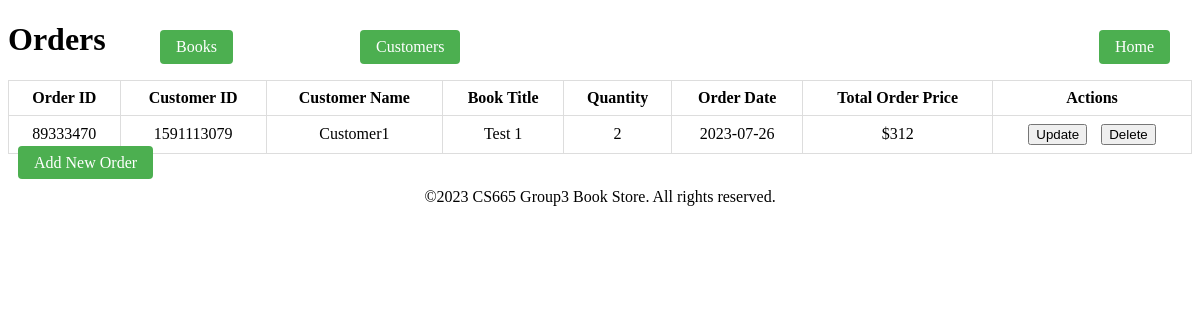
The page /orders on the database its author committed.
### tables this page shows
CREATE TABLE Orders (
                        order_id INTEGER PRIMARY KEY,
                        customer_id INTEGER,
                        book_id INTEGER,
                        quantity INTEGER,
                        order_date TEXT,
                        Total_price INTEGER,
                        FOREIGN KEY (customer_id) REFERENCES Customers (customer_id),
                        FOREIGN KEY (book_id) REFERENCES Books (book_id)
                    );

CREATE TABLE Customers (
                        customer_id INTEGER PRIMARY KEY,
                        name TEXT,
                        email TEXT,
                        phone TEXT
                    );

CREATE TABLE Books (
                        book_id INTEGER PRIMARY KEY AUTOINCREMENT,
                        title TEXT,
                        author TEXT,
                        price REAL,
                        publication_year INTEGER
                    , "publisher_id" TEXT);

### main.py (the view)
@app.route('/orders')
def display_orders():
    conn = get_db()
    cursor = conn.cursor()
    cursor.execute('''SELECT Orders.order_id, Customers.customer_id, Customers.name, Books.title, Orders.quantity, Orders.order_date, Orders.Total_Price
                    FROM Orders
                    JOIN Customers ON Orders.customer_id = Customers.customer_id
                    JOIN Books ON Orders.book_id = Books.book_id''')
    orders = cursor.fetchall()
    return render_template('orders.html', orders=orders)

### main.py (called while the page is built)
def get_db():
    db = getattr(g, '_database', None)
    if db is None:
        db = g._database = sqlite3.connect('bookstore.db')
    return db

### templates/orders.html (shortened to what this page needs)
<!DOCTYPE html>
<html>
<head>
    <link rel="stylesheet" type="text/css" href="{{ url_for('static', filename='styles.css') }}">
</head>
<body>
    <a href="/" class="home-button">Home</a>
    <a href="/books" class="goto-button1">Books</a>
    <a href="/customers" class="goto-button2">Customers</a>
    <h1>Orders</h1>
    <table>
        <thead>
            <tr>
                <th>Order ID</th>
                <th>Customer ID</th>
                <th>Customer Name</th>
                <th>Book Title</th>
                <th>Quantity</th>
                <th>Order Date</th>
                <th>Total Order Price</th>
                <th>Actions</th>
            </tr>
        </thead>
        <tbody>
            {% for order in orders %}
            <tr>
                <td>{{ order[0] }}</td>
                <td>{{ order[1] }}</td>
                <td>{{ order[2] }}</td>
                <td>{{ order[3] }}</td>
                <td>{{ order[4] }}</td>
                <td>{{ order[5] }}</td>
                <td>${{ order[6] }}</td>
                <td>
                    <form action="/orders/update/{{ order[0] }}" method="get">
                        <button type="submit">Update</button>
                    </form>
                    <form action="/orders/delete/{{ order[0] }}" method="post">
                        <input type="submit" value="Delete">
                    </form>
                </td>
            </tr>
            {% endfor %}
        </tbody>
    </table>
    <a href="/orders/add" class="add-order-button">Add New Order</a>
    <p style="text-align: center;">&copy;2023 CS665 Group3 Book Store. All rights reserved.</p>
</body>
</html>

### templates/orders.html (style rules this page uses)
table { border-collapse: collapse; width: 100%; }
th, td { border: 1px solid #dddddd; text-align: Center; padding: 8px; }
form { display: inline; margin: 0; padding: 0; }
form + form { margin-left: 10px; }
.add-order-button { background-color: #4CAF50; color: white; padding: 8px 16px; text-align: center; text-decoration: none; font-size: 16px; margin: 10px; cursor: pointer; border: none; border-radius: 4px; }
.home-button { background-color: #4CAF50; color: white; padding: 8px 16px; text-align: center; text-decoration: none; font-size: 16px; margin-top: 10px; margin-right: 10px; cursor: pointer; border: none; border-radius: 4px; position: absolute; top: 20px; right: 20px; }
.goto-button1 { background-color: #4CAF50; color: white; padding: 8px 16px; text-align: center; text-decoration: none; font-size: 16px; margin: 10px; cursor: pointer; border: none; position: absolute; top: 20px; border-radius: 4px; left: 150px; }
.goto-button2 { background-color: #4CAF50; color: white; padding: 8px 16px; text-align: center; text-decoration: none; font-size: 16px; margin: 10px; cursor: pointer; border: none; position: absolute; top: 20px; border-radius: 4px; left: 350px; }

### rows shown on the page
Orders: order_id "89333470", customer_id "1591113079", name "Customer1", title "Test 1", quantity "2", order_date "2023-07-26", Total_price "312"
